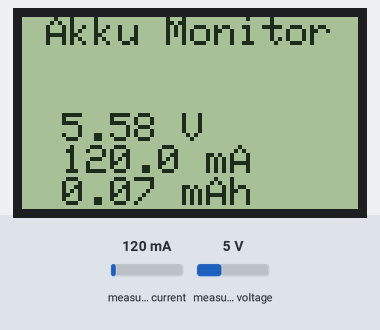
This sketch was run on a simulated Arduino Uno, built with avr-gcc and run on an emulated ATmega328P. On the bench: 84×48 one-colour display. The inputs (shaded band) are chosen by the test bench; at power-on: measured current 120 mA, measured voltage 5 V. Storage starts empty; what the sketch prints to the serial monitor is not drawn.

Above: at 1.2 s.
1.3 s: measured current set to 40 mA
At 2.8 s:
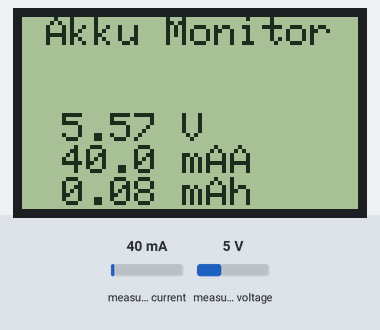
4.6 s: measured voltage set to 0.3 V
At 6.0 s:
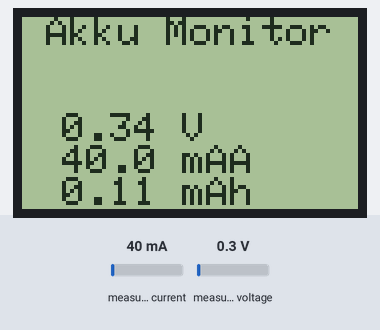
7.7 s: measured current set to 500 mA
At 8.8 s:
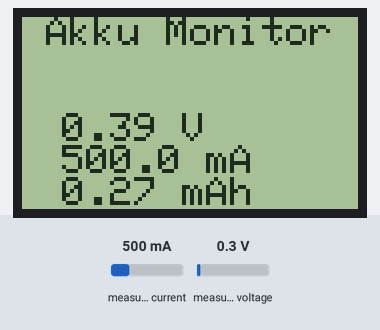
10.8 s: measured voltage set to 3.8 V
At 12.1 s:
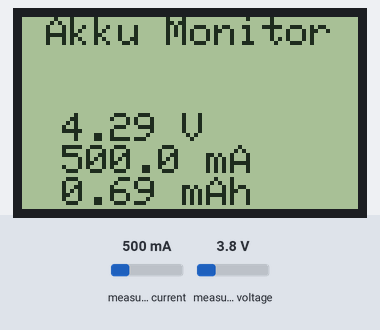
Timing chart, 0 to 13.8 s (numbered marks = the images above; inputs shaded):
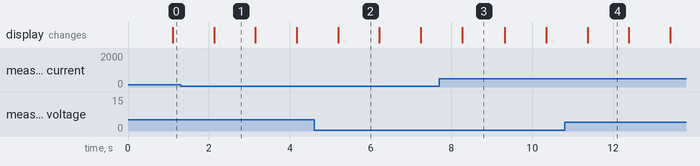

The sketch:

mimabox_batterymonitor.ino
```cpp
#include <SPI.h>
#include <SD.h>
#include <Wire.h>
#include <PCD8544.h>
#include <Adafruit_INA219.h>

//Konfiguration
#define enableChargePin  12
#define inaVoltageFactor 1.113

//LCD Setup
#define DC              10
#define RST              9
#define SCE              8
#define SCLK             7
#define MOSI             6
#define WIDTH           84
#define HEIGHT          48
#define MAX_BUF_LENGTH   5

PCD8544 lcd(SCLK, MOSI, DC, RST, SCE);

//SD Card
#define SDinterval       10    // schreibe alle 10s auf SD
File   file;
char   cbuffer, timer   = 0;
String line             = "";
char   capacityfile[15] = "capacity.txt";
char   logfile[8]       = "log.txt";
float  conf_value       = 0;


//shunt current sensor
Adafruit_INA219 ina219;

//initialize variables
float shuntvoltage   = 0;
float busvoltage     = 0;
float current_mA     = 0;
float loadvoltage    = 0;
float systemvoltage  = 0;
float sum_mA         = 0;

void setup(void)
{
  Serial.begin(115200);

  //Initialize the 5110 LCD - Display
  lcd.begin(WIDTH, HEIGHT);
  lcd.setContrast(55);
  lcd.setCursor(0, 0);
  lcd.print(" Akku Monitor");

  //Initialize the INA219 - on I2C Bus (A4 & A5)
  ina219.begin();

  //SD-Card
  SD.begin(4);

  // read current capacity of the battery
  file = SD.open(capacityfile, FILE_READ);
  if (file) {
    while( (cbuffer = file.read()) != '\n') {
      line += cbuffer;
    }
  }
  file.close();
  Serial.print("String: "); Serial.println(line);
}

void loop(void)
{
  shuntvoltage  = ina219.getShuntVoltage_mV();
  busvoltage    = ina219.getBusVoltage_V();

  //Math for system load voltage with correction factor
  loadvoltage   = ( busvoltage + (shuntvoltage / 1000) ) * inaVoltageFactor;

  //measure current
  current_mA    = ina219.getCurrent_mA();
  //add current to sum
  sum_mA       += current_mA;

  //print to LCD
  lcd.setCursor(10, 3);
  lcd.print(loadvoltage, 2); lcd.print(" V");
  lcd.setCursor(10, 4);
  lcd.print(current_mA, 1); lcd.print(" mA");
  lcd.setCursor(10, 5);
  lcd.print(sum_mA / 3600, 2); lcd.print(" mAh");

  //print to Serial
  Serial.print("Load Voltage: "); Serial.print(loadvoltage, 4); Serial.print(" V");
  Serial.print(" | Current: "); Serial.print(current_mA); Serial.print(" mA");
  Serial.print(" | "); Serial.print(sum_mA); Serial.print(" mA");
  Serial.print(" | "); Serial.print(sum_mA / 3600); Serial.print(" mAh");
  Serial.print(" | "); Serial.println(conf_value);

  //write to SD Card
  timer++;
  if(timer == SDinterval){
    // write logfile
    file = SD.open(logfile, FILE_WRITE);
    file.print("Load Voltage: "); file.print(loadvoltage, 4); file.print(" V");
    file.print(" | Current: "); file.print(current_mA); file.print(" mA");
    file.print(" | "); file.print(sum_mA); file.print(" mA");
    file.print(" | "); file.print(sum_mA / 3600); file.println(" mAh");
    file.close();

    // write current capacity to file
    if ( SD.exists(capacityfile) ) SD.remove(capacityfile);
    file = SD.open(capacityfile, FILE_WRITE);
    file.println(sum_mA / 3600);
    file.close();
    timer = 0;
  }
  //measure every second
  delay(1000);

}
```

Measured:
- what the display in image 1 shows lasts 1.1 s, from 2.1 s to 3.2 s
- what the display in image 3 shows lasts 1.0 s, from 8.3 s to 9.3 s
